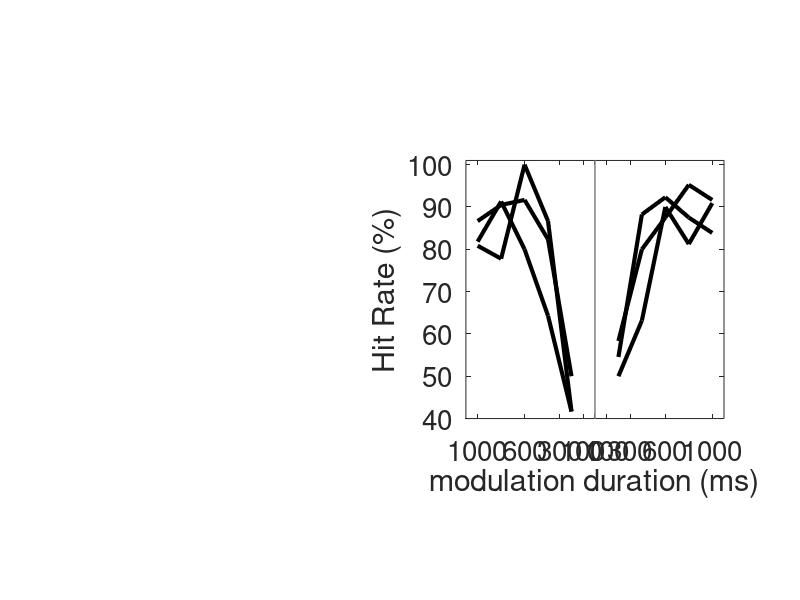

Reproduce this figure in MATLAB.
function PlotAFCTempIntegration_Overview_v2
clear all
% close all
clc

%---RIGHT---%
X       =   [200 400 600 800 1000];
Y       =   [50	63.1579	90	81.25 90.9091; 54.5455 88.2353 92.3077 87.5	83.871; 58.3333	80 87.5	95.2381	91.6667];
figure(1)
subplot(1,2,2)
plotdata(X,Y)
%---LEFT---%
X       =   [200 400 600 800 1000];
Y       =   [41.6667 86.6667 100 77.7778 80.8511; 50 82.3529 91.6667 90.4762 86.6667; 41.6667 64.2857 80 91.3043 81.8182];
figure(1)
subplot(1,2,2)
plotdata(X,Y,1)

%---Locals---%
function plotdata(X,Y,type)
if nargin < 3
    type    =   0;
end
N       =   size(Y,1);

for i=1:N
    
   x    =   X;
   if( type == 1 )
       x    =   -(x);
   end
   y    =   Y(i,:);
   
   plot(x,y,'k-','LineWidth',3)
   hold on
   
end
set(gca,'FontSize',20)
set(gca,'XTick',[-1000 -600 -300 -100 0 100 300 600 1000],'XTickLabel',[1000 600 300 100 0 100 300 600 1000])
% set(gca,'xscale','log')
xlabel('modulation duration (ms)')
ylabel('Hit Rate (%)')
axis square
xlim([-1100 1100])
ylim([40 101])
plot([0 0],[0 110],'k-','Color',[0.50 0.50 0.50])
